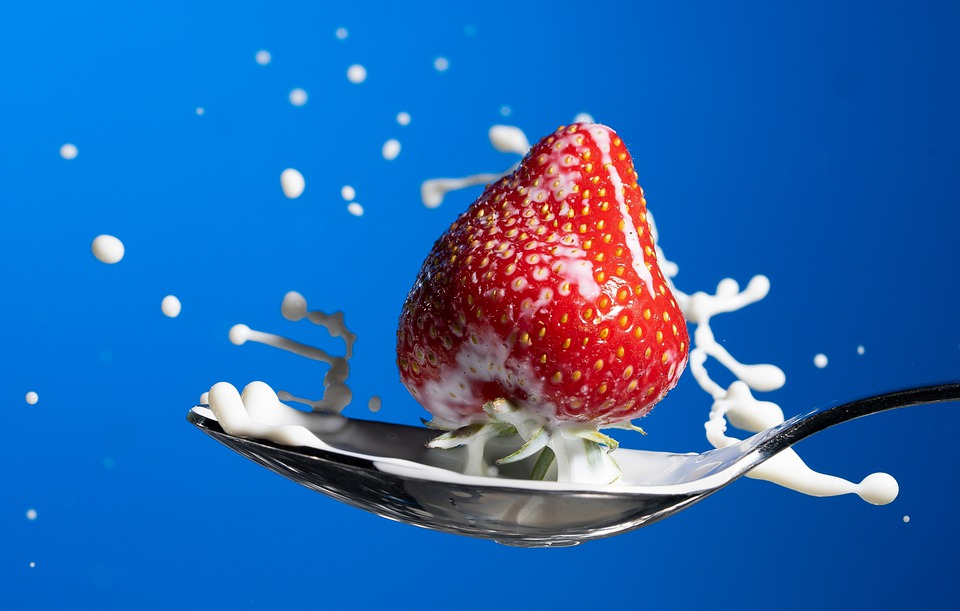
#> input picture images/strawberry.jpg, 960 x 611 px
$ jupyter execute Introduction_to_numpy.ipynb   (older library calls are emulated)
#> lines starting #> are read from the running program, lines starting #| are printed output that depends on the picture; after the words box and inside, x2 and y2 are one past the last pixel; in counts of white or black regions, pixels touching at a corner belong together
# Introduction to numpy for image processing

In image processing we often want to manipulate images through programming. This is best done with high level programming languages such as python or Matlab. This course's assignments will mostly focus on image processing with python.

Digital images are arrays of pixels in three dimensions *HxWxC*. *C* stands for channel or color channel and the size of that dimension is equal to the number of color channels. Three examples of common color spaces are RGB, HSV and CMYK.

## Introduction

### First look at numpy
Numpy is a python library for matrix manipulation and adds support for a number of high-level mathematical operations. Numpy allows for vectorization of operations which is alot faster than traditional for-loops in python.

To get started with numpy we must import the library. The short-hand np is standarized, and is the recommended way to import numpy.

[cell 1]
import numpy as np

We can then declare zero-initialized arrays or declare arrays from existing python lists. There are of course a number of other possible options for initializing our arrays which can be explored in the [docs](https://numpy.org/doc/stable/reference/routines.array-creation.html).

[cell 2]
python_list = [[1.  if (i + j) % 2 == 0 else 0. for i in range(8)] for j in range(8)]

np_from_list = np.array(python_list)
print(np_from_list)

#When initializing an array without any data we must provide the dimensions
np_zero = np.zeros((8,8))
print(np_zero)

Most often we do not want to view the matrices as numbers, we want to visualize them as images. This can be done by utilising another python library which builds on numpy: matplotlib.

[cell 3]
from matplotlib import pyplot as plt

[cell 4]
plt.imshow(np_from_list, cmap = "gray")
plt.show()
plt.imshow(np_zero, cmap = "gray")
plt.show()

### Importing images

We now demonstrated how to visualize images, but checkerboards and all black frames are not very interesting. This next step will show how we can utilise matplotlib to read images and import them into numpy arrays.

[cell 5]
image_path = "images/strawberry.jpg"

im_array = plt.imread(image_path)
#> im_array is the input picture: shape (611, 960, 3); mean R, G, B 37.6, 102.9, 176.1
plt.imshow(im_array)
plt.show()

Often we want to know the dimensions of our image. This can be done like this:

[cell 6]
shape = im_array.shape
#> shape = (611, 960, 3)
print(f"Image dimensions: {shape}")
#| Image dimensions: (611, 960, 3)

From this we see that pyplot imports images in the order *HxWxC*.

### Intensity transformations

Some of the simplest image processing operations are intensity transformations or point processing operations. Intensity transformations are image operations that operate on each pixel individually without respect to the neighbouring pixels. This is in contrast to neighbourhood processing, which assesses the neighbourhood around each pixel in order to transform it.

A simpel operation is inverting the image. With numpy this can be done easily, as all matematical operations are implicitly done on all elements of the array.

[cell 7]
inverted = 255 - im_array
plt.imshow(inverted)
plt.show()

In intensity transforms each pixel is assigned a new color according to a scalar function:
$$c' = f(c)$$

The function f can vary alot depending on what we want to do. The following snippet displays some common mathematical operations that we can apply to images.

[cell 8]
#First we want to convert our image from an [0, 256] uint8 array to a [0.0, 1.0] float array.
float_im = im_array/255.

log_transform = np.log(1 + float_im)
plt.imshow(log_transform)
plt.show()

exp_transform = (np.exp(float_im) - 1)/(np.e - 1)
plt.imshow(exp_transform)
plt.show()

gamma_transform = np.power(float_im, 0.5)
plt.imshow(gamma_transform)
plt.show()

gamma_transform = np.power(float_im, 3)
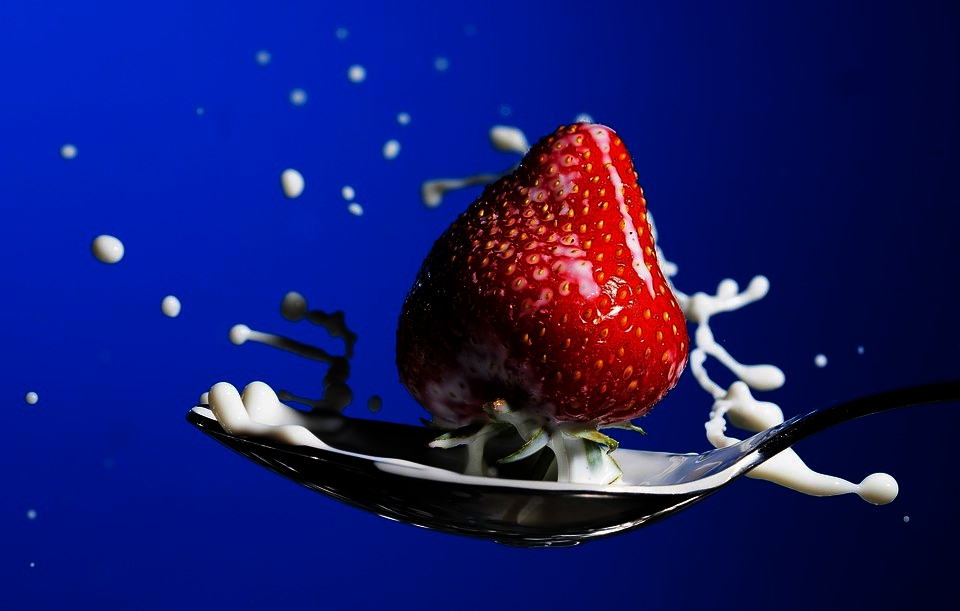
#> gamma_transform: shape (611, 960, 3) float64; mean R, G, B 0.0876, 0.107, 0.424
plt.imshow(gamma_transform)
plt.show()


threshold_transform = np.where(float_im > 0.5, 1.0, 0.0)
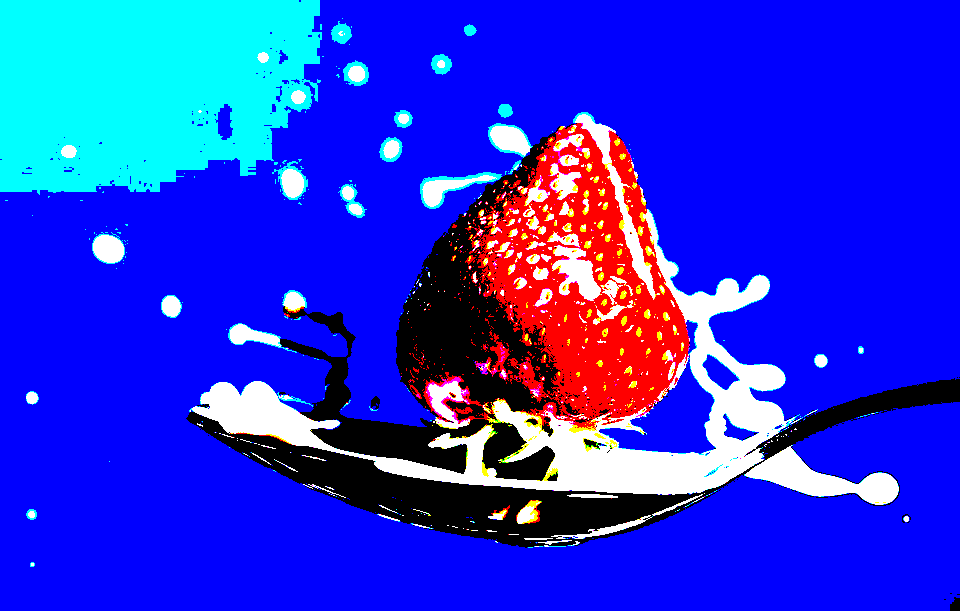
#> threshold_transform: shape (611, 960, 3) float64; mean R, G, B 0.144, 0.187, 0.85
plt.imshow(threshold_transform)
plt.show()

### Slicing in numpy

Numpy arrays can be indexed and sliced as normal python lists, but the syntax is a bit different.

[cell 9]
im_copy = im_array.copy()
im_copy[100:400, 100:400, :] = [0, 0, 255]
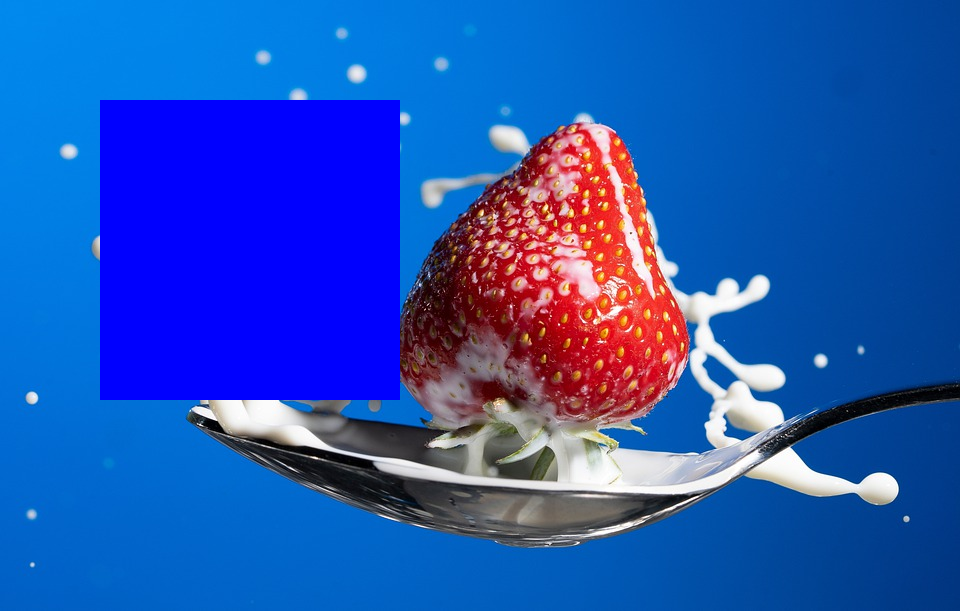
#> im_copy: shape (611, 960, 3); 15.34% of pixels changed, all inside (x1, y1, x2, y2) = (100, 100, 400, 400)
plt.imshow(im_copy)
plt.show()

### Histogram equalization

Histogram equalization is a method used in image processing to improve contrast in images. It stretches the dynamic range for the most frequent intensity values, effectively spreading them out over the whole range of possible values. Normally this will imporve the contrast of images, brighten dark images and darken bright images.

[cell 10]
def histogram_eq(image):
    #First we calculate the histogram.
    hist, bins = np.histogram(image[:,:], 256)

    #Then we calculate the cumulative histogram
    cumulative_hist = np.zeros((256), dtype = np.int)
    cumulative_hist[0] = hist[0]
    for i in range(1, 256):
        cumulative_hist[i] = cumulative_hist[i-1] + hist[i]

    #Then we normalize the histogram to [0., 1.]
    normalized_cumulative_hist = cumulative_hist.astype(float)
    normalized_cumulative_hist /= normalized_cumulative_hist[-1]

    #Then we construct an intensity mapping table by multiplying with the maximum intensity value
    table = (normalized_cumulative_hist * 255).astype(np.uint8)

    #Lastly we create the new image by mapping each of the old intensities to the new corresponding intensity
    new_im = table[image[:,:]]
    return new_im


image = plt.imread("images/low_contrast_butterfly.tiff")[:,:,0]
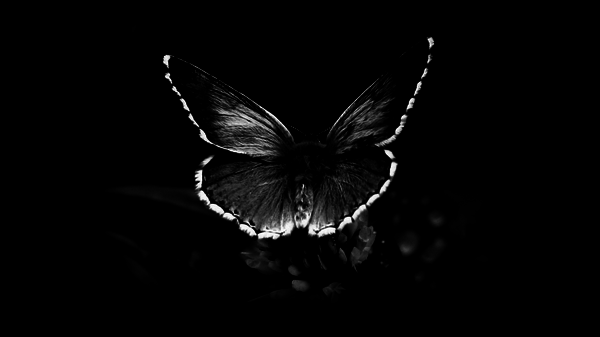
#> input picture images/low_contrast_butterfly.tiff, 600 x 337 px
#> image: shape (337, 600); min 0, max 255, mean 5.1
plt.figure(figsize = (20,5))
plt.subplot(1,2,1)
plt.imshow(image, cmap = "gray")
image = histogram_eq(image)
#> in histogram_eq, `hist, bins = np.histogram(image[:,:], 256)`: hist = 256 values, max 174286 at index 0, min 0 at index 33, mean 789.8; bins = 257 values from 0 to 255
#> after the loop in histogram_eq, `for i in range(1, 256):`: cumulative_hist = 256 values from 174286 to 202200
#> in histogram_eq, `normalized_cumulative_hist /= normalized_cumulative_hist[-1]`: normalized_cumulative_hist = 256 values from 0.862 to 1
#> in histogram_eq, `table = (normalized_cumulative_hist * 255).astype(np.uint8)`: table = 256 values from 219 to 255
plt.subplot(1,2,2)
plt.imshow(image, cmap = "gray")
plt.show()


image = plt.imread("images/high_contrast_butterfly.tiff")[:,:,0]
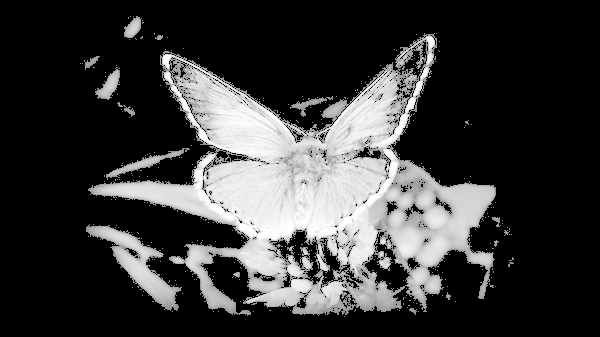
#> input picture images/high_contrast_butterfly.tiff, 600 x 337 px
#> image: shape (337, 600); min 0, max 255, mean 55.8
plt.figure(figsize = (20,5))
plt.subplot(1,2,1)
plt.imshow(image, cmap = "gray")
image = histogram_eq(image)
#> in histogram_eq (call 2), `hist, bins = np.histogram(image[:,:], 256)`: hist = 256 values, max 147370 at index 0, min 0 at index 1, mean 789.8
#> after the loop in histogram_eq (call 2), `for i in range(1, 256):`: cumulative_hist = 256 values from 147370 to 202200
#> in histogram_eq (call 2), `normalized_cumulative_hist /= normalized_cumulative_hist[-1]`: normalized_cumulative_hist = 256 values from 0.729 to 1
#> in histogram_eq (call 2), `table = (normalized_cumulative_hist * 255).astype(np.uint8)`: table = 256 values from 185 to 255
#> in histogram_eq (call 2), `new_im = table[image[:,:]]`:
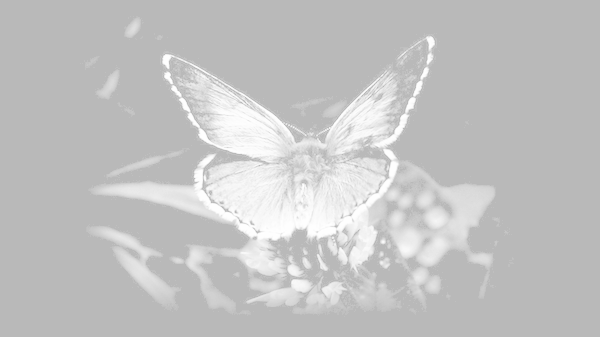
#> new_im: shape (337, 600); min 185, max 255, mean 194.6
plt.subplot(1,2,2)
plt.imshow(image, cmap = "gray")
plt.show()

## Exercises

### 1. Array creation
Declare a 255x255x1 black/white image which is all black except for a white circle in the middle. Display the image to screen.

[cell 11]
#Write your code here

#### Example solution

[cell 12]
python_list = [[1. if ((i-127)**2 + (j-127)**2 < 900) else 0. for i in range(255)] for j in range(255)]
np_array = np.array(python_list)
plt.imshow(np_array, cmap = "gray")
plt.show()
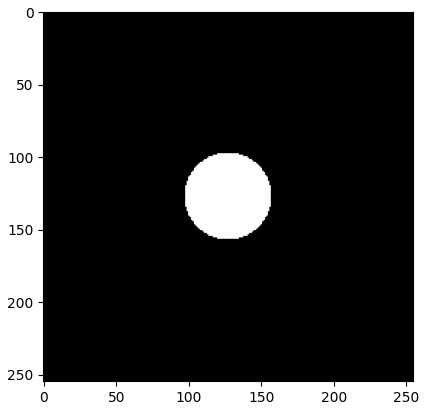
#> figure drawn by matplotlib, 1 panel

### 2. Intensity transform

Import the image from the given path. Apply a gamma transform to a rectangular slice of the image.

[cell 13]
im_path = "images/eye_closeup.jpg"
#Write your code here.

#### Example solution

[cell 14]
image = plt.imread(im_path)
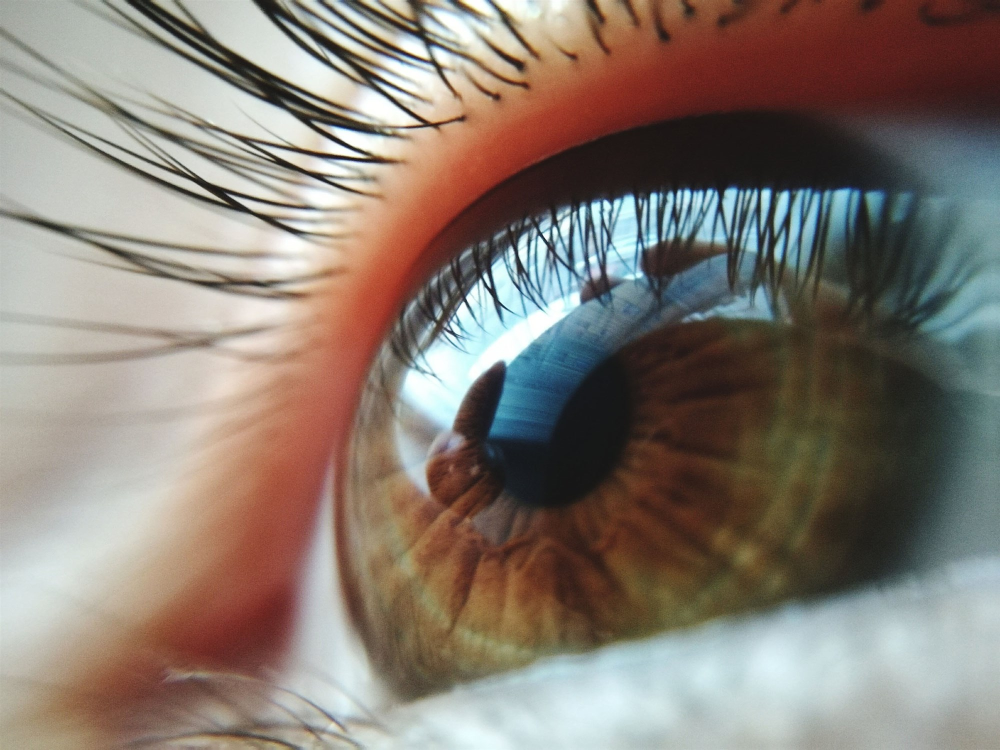
#> input picture images/eye_closeup.jpg, 2000 x 1500 px (shown at 1/2 size)
#> image is the input picture: shape (1500, 2000, 3); mean R, G, B 134.5, 123.8, 114.8
image = image/255.

image[100:800, 100:750, :] = np.power(image[100:800, 100:750, :], 3)

plt.imshow(image)
plt.show()

### 3. Creative task

Take the original strawberry image from the introduction and see if you can change the background color from blue to something else without affecting the non-background objects too much.

[cell 15]
image_path = "images/strawberry.jpg"

image = plt.imread(image_path)

#### Example solution
This could probably be vectorized for performance, but displays the idea nicely.

[cell 16]
result = np.zeros_like(image)
for y in range(image.shape[0]):
    for x in range(image.shape[1]):
        #Set the pixel to black if blue is the dominant color
        result[y,x,:] = image[y,x,:] if image[y,x,0]**2 + image[y,x,1]**2 > image[y,x,2]**2 else [0,0,0]
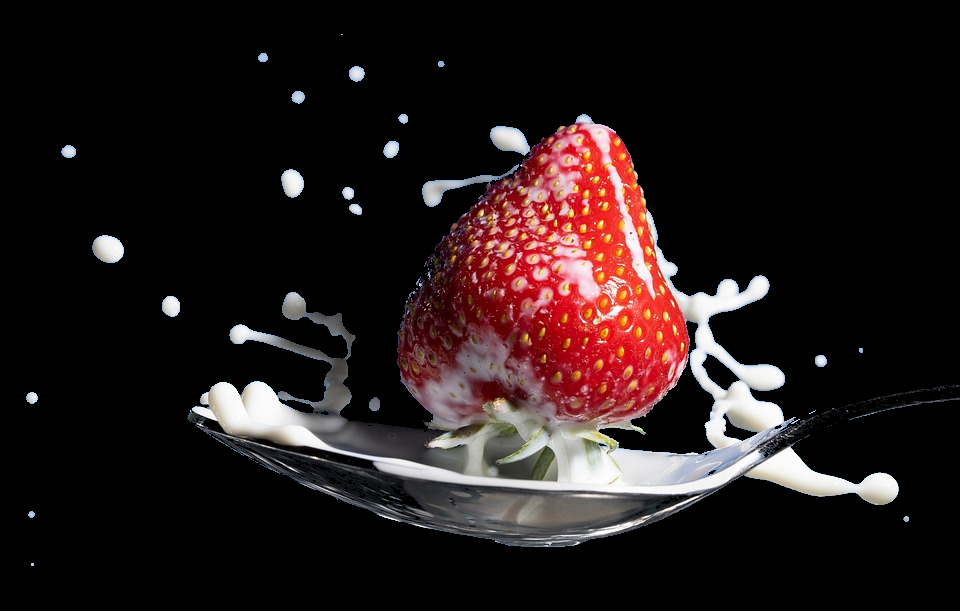
#> result: shape (611, 960, 3); mean R, G, B 36.1, 25.6, 25.5
plt.imshow(result)
plt.show()

result = np.zeros_like(image)
for y in range(image.shape[0]):
    for x in range(image.shape[1]):
        result[y,x,:] = image[y,x,:] if image[y,x,0]**2 + image[y,x,1]**2 < image[y,x,2]**2 else [0,0,0]
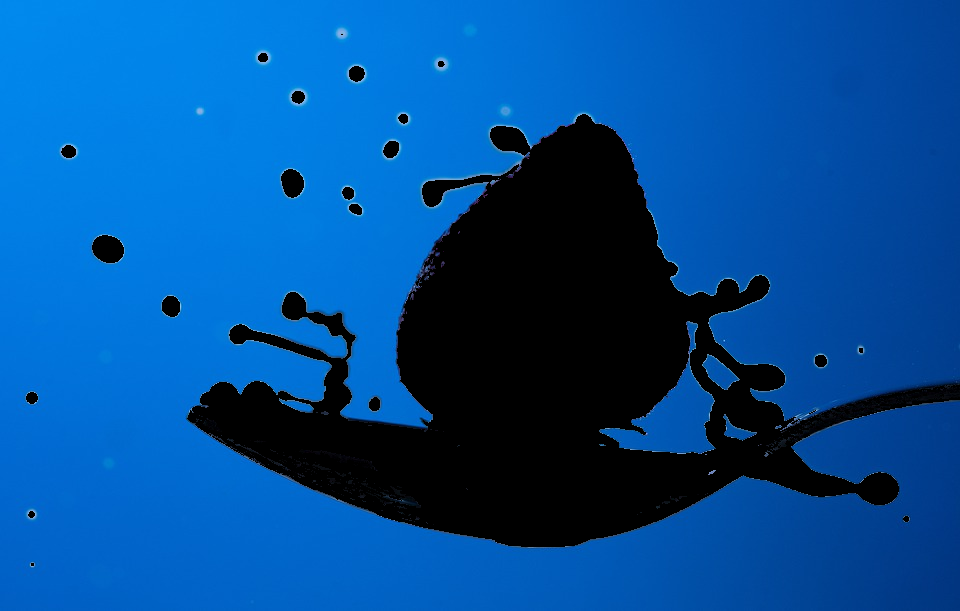
#> result: shape (611, 960, 3); mean R, G, B 1.6, 77.4, 150.5
plt.imshow(result)
plt.show()
